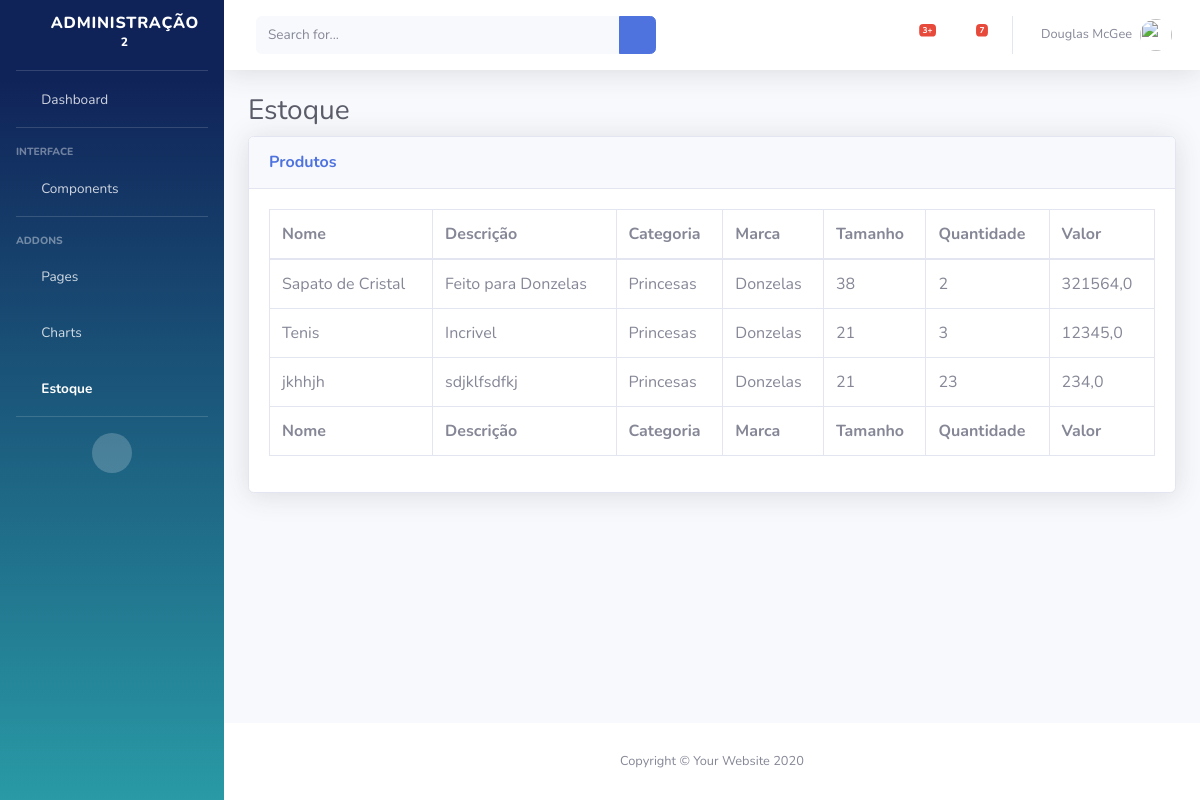
The page /estoque on the database as committed earlier.
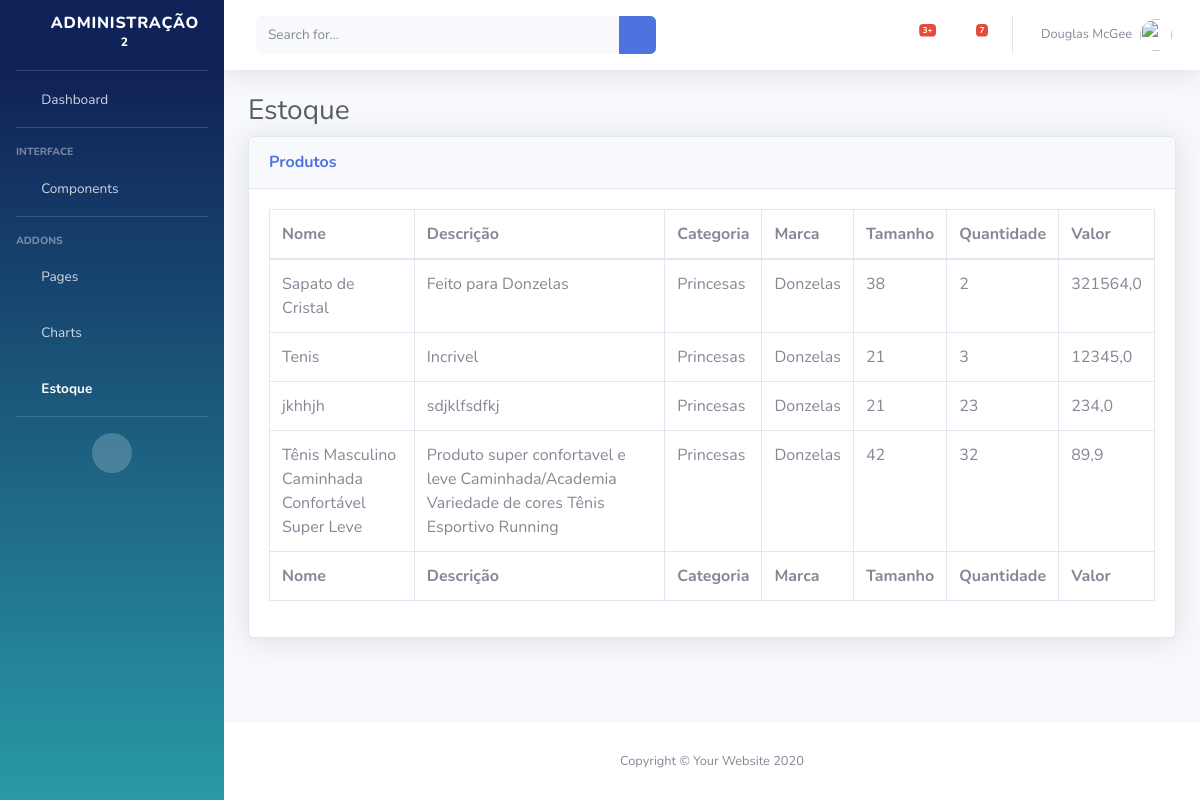
The same page on the database as committed later.
### ecommerce/models.py (models this page shows, shortened)
class Produto(models.Model):
    nome = models.CharField(max_length=255)
    descricao = models.TextField()
    qtd = models.IntegerField()
    valor = models.FloatField()
    tamanho = models.CharField(max_length=2)
    endimg = models.ImageField(upload_to='Produto_img/%Y/%m/%d')
    compra_fornecedor = models.ForeignKey(Compra_Fornecedor, on_delete=models.DO_NOTHING)
    hist_produto = models.ForeignKey(Hist_Produto, on_delete=models.DO_NOTHING, blank=True, null=True)
    categoria = models.ForeignKey(Categoria, on_delete=models.DO_NOTHING)
    marca = models.ForeignKey(Marca, on_delete=models.DO_NOTHING)

class Categoria(models.Model):
    tpCategoria = models.CharField(max_length=255)

class Marca(models.Model):
    nmMarca = models.CharField(max_length=255)

### ecommerce/views.py (the view)
# urls.py: path('estoque', views.estoque, name='estoque'),
def estoque(request):
    produtos = Produto.objects.all()
    return render(request, 'admins/estoque/index.html',{'produtos':produtos})

### ecommerce/templates/admins/estoque/index.html (shortened to what the changed rows need)
{% load static %}
<!DOCTYPE html>
<html lang="pt-br">
<head>
    <link href="{% static 'vendor/fontawesome-free/css/all.min.css' %}" rel="stylesheet" type="text/css">
    <link href="{% static 'css/sb-admin-2.min.css' %}" rel="stylesheet">
    <link href="{% static 'vendor/datatables/dataTables.bootstrap4.min.css' %}" rel="stylesheet">
</head>
<body id="page-top">
    <div id="wrapper">
        <div id="content-wrapper" class="d-flex flex-column">
            <div id="content">
                <div class="container-fluid">
                    <h1 class="h3 mb-2 text-gray-800">Estoque</h1>
                    <div class="card shadow mb-4">
                        <div class="card-body">
                            <div class="table-responsive">
                                <table class="table table-bordered" id="dataTable" width="100%" cellspacing="0">
                                    <thead>
                                        <tr>
                                            <th>Nome</th>
                                            <th>Descrição</th>
                                            <th>Categoria</th>
                                            <th>Marca</th>
                                            <th>Tamanho</th>
                                            <th>Quantidade</th>
                                            <th>Valor</th>
                                        </tr>
                                    </thead>
                                    <tfoot>
                                        <tr>
                                            <th>Nome</th>
                                            <th>Descrição</th>
                                            <th>Categoria</th>
                                            <th>Marca</th>
                                            <th>Tamanho</th>
                                            <th>Quantidade</th>
                                            <th>Valor</th>
                                        </tr>
                                    </tfoot>
                                    <tbody>
                                        {% for produto in produtos %}
                                        <tr>
                                            <td>{{produto.nome}}</td>
                                            <td>{{produto.descricao}}</td>
                                            <td>{{produto.categoria.tpCategoria}}</td>
                                            <td>{{produto.marca.nmMarca}}</td>
                                            <td>{{produto.tamanho}}</td>
                                            <td>{{produto.qtd}}</td>
                                            <td>{{produto.valor}}</td>
                                        </tr>
                                        {% endfor %}
                                    </tbody>
                                </table>
                            </div>
                        </div>
                    </div>
                </div>
            </div>
        </div>
    </div>
</body>
</html>

Rows that differ between the two databases and show on the page:
added Produto: nome "Tênis Masculino Caminhada Confortável Super Leve", descricao "Produto super confortavel e leve Caminhada/Academia Variedade de cores Tênis Esportivo Running", categoria.tpCategoria "Princesas", marca.nmMarca "Donzelas", tamanho "42", qtd "32", valor "89,9"
